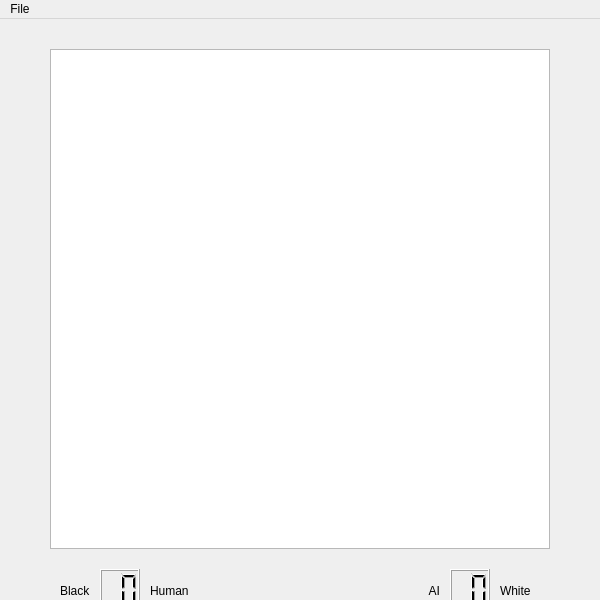
<?xml version="1.0" encoding="UTF-8"?>
<ui version="4.0">
 <class>MainWindow</class>
 <widget class="QMainWindow" name="MainWindow">
  <property name="windowModality">
   <enum>Qt::NonModal</enum>
  </property>
  <property name="geometry">
   <rect>
    <x>0</x>
    <y>0</y>
    <width>600</width>
    <height>600</height>
   </rect>
  </property>
  <property name="sizePolicy">
   <sizepolicy hsizetype="Fixed" vsizetype="Fixed">
    <horstretch>0</horstretch>
    <verstretch>0</verstretch>
   </sizepolicy>
  </property>
  <property name="maximumSize">
   <size>
    <width>16777215</width>
    <height>16777215</height>
   </size>
  </property>
  <property name="windowTitle">
   <string>Othello</string>
  </property>
  <widget class="QWidget" name="centralWidget">
   <property name="sizePolicy">
    <sizepolicy hsizetype="Fixed" vsizetype="Fixed">
     <horstretch>0</horstretch>
     <verstretch>0</verstretch>
    </sizepolicy>
   </property>
   <widget class="QGraphicsView" name="graphicsViewBoard">
    <property name="geometry">
     <rect>
      <x>50</x>
      <y>30</y>
      <width>500</width>
      <height>500</height>
     </rect>
    </property>
    <property name="sizePolicy">
     <sizepolicy hsizetype="Maximum" vsizetype="Maximum">
      <horstretch>0</horstretch>
      <verstretch>0</verstretch>
     </sizepolicy>
    </property>
    <property name="maximumSize">
     <size>
      <width>1000</width>
      <height>1000</height>
     </size>
    </property>
    <property name="verticalScrollBarPolicy">
     <enum>Qt::ScrollBarAlwaysOff</enum>
    </property>
    <property name="horizontalScrollBarPolicy">
     <enum>Qt::ScrollBarAlwaysOff</enum>
    </property>
   </widget>
   <widget class="QFrame" name="frame">
    <property name="geometry">
     <rect>
      <x>50</x>
      <y>550</y>
      <width>501</width>
      <height>45</height>
     </rect>
    </property>
    <property name="frameShape">
     <enum>QFrame::NoFrame</enum>
    </property>
    <property name="frameShadow">
     <enum>QFrame::Plain</enum>
    </property>
    <widget class="QLCDNumber" name="whiteLcdNumber">
     <property name="geometry">
      <rect>
       <x>400</x>
       <y>0</y>
       <width>40</width>
       <height>40</height>
      </rect>
     </property>
     <property name="digitCount">
      <number>2</number>
     </property>
    </widget>
    <widget class="QLabel" name="whiteLabel">
     <property name="geometry">
      <rect>
       <x>450</x>
       <y>10</y>
       <width>41</width>
       <height>23</height>
      </rect>
     </property>
     <property name="text">
      <string>White</string>
     </property>
    </widget>
    <widget class="QLabel" name="blackLabel">
     <property name="geometry">
      <rect>
       <x>10</x>
       <y>10</y>
       <width>67</width>
       <height>23</height>
      </rect>
     </property>
     <property name="text">
      <string>Black</string>
     </property>
    </widget>
    <widget class="QLCDNumber" name="blackLcdNumber">
     <property name="geometry">
      <rect>
       <x>50</x>
       <y>0</y>
       <width>40</width>
       <height>40</height>
      </rect>
     </property>
     <property name="digitCount">
      <number>2</number>
     </property>
    </widget>
    <widget class="QLabel" name="rightPlayerLabel">
     <property name="geometry">
      <rect>
       <x>330</x>
       <y>10</y>
       <width>60</width>
       <height>23</height>
      </rect>
     </property>
     <property name="layoutDirection">
      <enum>Qt::RightToLeft</enum>
     </property>
     <property name="text">
      <string>AI</string>
     </property>
     <property name="alignment">
      <set>Qt::AlignRight|Qt::AlignTrailing|Qt::AlignVCenter</set>
     </property>
    </widget>
    <widget class="QLabel" name="leftPlayerLabel">
     <property name="geometry">
      <rect>
       <x>100</x>
       <y>10</y>
       <width>67</width>
       <height>23</height>
      </rect>
     </property>
     <property name="text">
      <string>Human</string>
     </property>
    </widget>
   </widget>
  </widget>
  <widget class="QMenuBar" name="menuBar">
   <property name="geometry">
    <rect>
     <x>0</x>
     <y>0</y>
     <width>600</width>
     <height>22</height>
    </rect>
   </property>
   <property name="minimumSize">
    <size>
     <width>10</width>
     <height>10</height>
    </size>
   </property>
   <widget class="QMenu" name="menuFile">
    <property name="title">
     <string>File</string>
    </property>
    <addaction name="actionNewGame"/>
    <addaction name="actionAI"/>
    <addaction name="actionHint"/>
   </widget>
   <addaction name="menuFile"/>
  </widget>
  <action name="actionNew_Game">
   <property name="text">
    <string>New Game</string>
   </property>
  </action>
  <action name="actionNewGame">
   <property name="text">
    <string>New Game</string>
   </property>
  </action>
  <action name="actionAI">
   <property name="checkable">
    <bool>true</bool>
   </property>
   <property name="checked">
    <bool>true</bool>
   </property>
   <property name="text">
    <string>AI</string>
   </property>
  </action>
  <action name="actionHint">
   <property name="checkable">
    <bool>true</bool>
   </property>
   <property name="checked">
    <bool>false</bool>
   </property>
   <property name="text">
    <string>Hint</string>
   </property>
  </action>
 </widget>
 <layoutdefault spacing="6" margin="11"/>
 <resources/>
 <connections/>
</ui>
